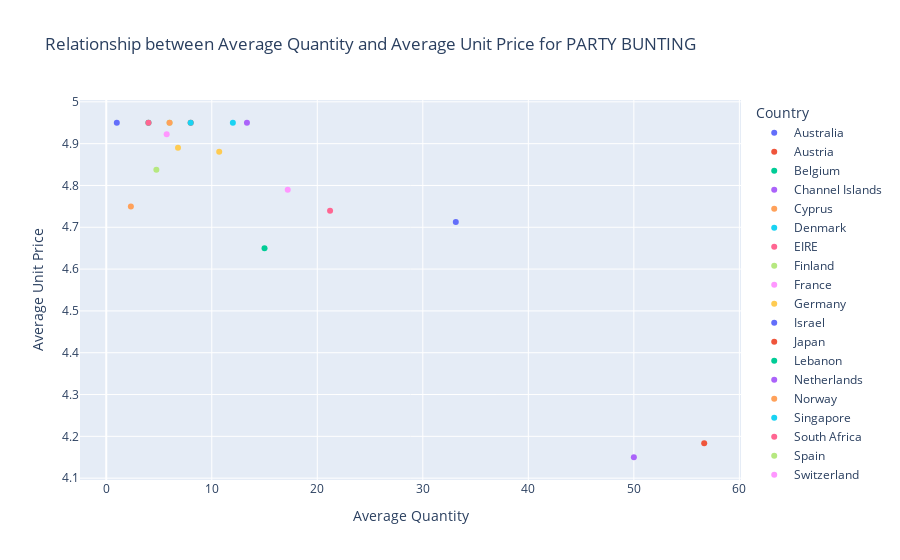

The notebook cell saved with this chart:
### Code cell
# Create the scatter plot with color-coded points by country
fig = px.scatter(df_party, x='Quantity', y='UnitPrice', color='Country',
                 title='Relationship between Average Quantity and Average Unit Price for PARTY BUNTING',
                 labels={'Quantity': 'Average Quantity', 'UnitPrice': 'Average Unit Price'})
fig.show()

### Figure 1 — Plotly figure (JSON) as saved in the notebook; plotly's stock layout.template omitted (floating-point values rounded to 4 significant figures)
{"data": [{"hovertemplate": "Country=Australia<br>Average Quantity=%{x}<br>Average Unit Price=%{y}<extra></extra>", "legendgroup": "Australia", "marker": {"color": "#636efa", "symbol": "circle"}, "mode": "markers", "name": "Australia", "orientation": "v", "showlegend": true, "type": "scatter", "x": [33.12], "xaxis": "x", "y": [4.713], "yaxis": "y"}, {"hovertemplate": "Country=Austria<br>Average Quantity=%{x}<br>Average Unit Price=%{y}<extra></extra>", "legendgroup": "Austria", "marker": {"color": "#EF553B", "symbol": "circle"}, "mode": "markers", "name": "Austria", "orientation": "v", "showlegend": true, "type": "scatter", "x": [8], "xaxis": "x", "y": [4.95], "yaxis": "y"}, {"hovertemplate": "Country=Belgium<br>Average Quantity=%{x}<br>Average Unit Price=%{y}<extra></extra>", "legendgroup": "Belgium", "marker": {"color": "#00cc96", "symbol": "circle"}, "mode": "markers", "name": "Belgium", "orientation": "v", "showlegend": true, "type": "scatter", "x": [4], "xaxis": "x", "y": [4.95], "yaxis": "y"}, {"hovertemplate": "Country=Channel Islands<br>Average Quantity=%{x}<br>Average Unit Price=%{y}<extra></extra>", "legendgroup": "Channel Islands", "marker": {"color": "#ab63fa", "symbol": "circle"}, "mode": "markers", "name": "Channel Islands", "orientation": "v", "showlegend": true, "type": "scatter", "x": [13.33], "xaxis": "x", "y": [4.95], "yaxis": "y"}, {"hovertemplate": "Country=Cyprus<br>Average Quantity=%{x}<br>Average Unit Price=%{y}<extra></extra>", "legendgroup": "Cyprus", "marker": {"color": "#FFA15A", "symbol": "circle"}, "mode": "markers", "name": "Cyprus", "orientation": "v", "showlegend": true, "type": "scatter", "x": [2.333], "xaxis": "x", "y": [4.75], "yaxis": "y"}, {"hovertemplate": "Country=Denmark<br>Average Quantity=%{x}<br>Average Unit Price=%{y}<extra></extra>", "legendgroup": "Denmark", "marker": {"color": "#19d3f3", "symbol": "circle"}, "mode": "markers", "name": "Denmark", "orientation": "v", "showlegend": true, "type": "scatter", "x": [12], "xaxis": "x", "y": [4.95], "yaxis": "y"}, {"hovertemplate": "Country=EIRE<br>Average Quantity=%{x}<br>Average Unit Price=%{y}<extra></extra>", "legendgroup": "EIRE", "marker": {"color": "#FF6692", "symbol": "circle"}, "mode": "markers", "name": "EIRE", "orientation": "v", "showlegend": true, "type": "scatter", "x": [21.21], "xaxis": "x", "y": [4.739], "yaxis": "y"}, {"hovertemplate": "Country=Finland<br>Average Quantity=%{x}<br>Average Unit Price=%{y}<extra></extra>", "legendgroup": "Finland", "marker": {"color": "#B6E880", "symbol": "circle"}, "mode": "markers", "name": "Finland", "orientation": "v", "showlegend": true, "type": "scatter", "x": [6], "xaxis": "x", "y": [4.95], "yaxis": "y"}, {"hovertemplate": "Country=France<br>Average Quantity=%{x}<br>Average Unit Price=%{y}<extra></extra>", "legendgroup": "France", "marker": {"color": "#FF97FF", "symbol": "circle"}, "mode": "markers", "name": "France", "orientation": "v", "showlegend": true, "type": "scatter", "x": [5.727], "xaxis": "x", "y": [4.923], "yaxis": "y"}, {"hovertemplate": "Country=Germany<br>Average Quantity=%{x}<br>Average Unit Price=%{y}<extra></extra>", "legendgroup": "Germany", "marker": {"color": "#FECB52", "symbol": "circle"}, "mode": "markers", "name": "Germany", "orientation": "v", "showlegend": true, "type": "scatter", "x": [6.8], "xaxis": "x", "y": [4.89], "yaxis": "y"}, {"hovertemplate": "Country=Israel<br>Average Quantity=%{x}<br>Average Unit Price=%{y}<extra></extra>", "legendgroup": "Israel", "marker": {"color": "#636efa", "symbol": "circle"}, "mode": "markers", "name": "Israel", "orientation": "v", "showlegend": true, "type": "scatter", "x": [1], "xaxis": "x", "y": [4.95], "yaxis": "y"}, {"hovertemplate": "Country=Japan<br>Average Quantity=%{x}<br>Average Unit Price=%{y}<extra></extra>", "legendgroup": "Japan", "marker": {"color": "#EF553B", "symbol": "circle"}, "mode": "markers", "name": "Japan", "orientation": "v", "showlegend": true, "type": "scatter", "x": [56.67], "xaxis": "x", "y": [4.183], "yaxis": "y"}, {"hovertemplate": "Country=Lebanon<br>Average Quantity=%{x}<br>Average Unit Price=%{y}<extra></extra>", "legendgroup": "Lebanon", "marker": {"color": "#00cc96", "symbol": "circle"}, "mode": "markers", "name": "Lebanon", "orientation": "v", "showlegend": true, "type": "scatter", "x": [15], "xaxis": "x", "y": [4.65], "yaxis": "y"}, {"hovertemplate": "Country=Netherlands<br>Average Quantity=%{x}<br>Average Unit Price=%{y}<extra></extra>", "legendgroup": "Netherlands", "marker": {"color": "#ab63fa", "symbol": "circle"}, "mode": "markers", "name": "Netherlands", "orientation": "v", "showlegend": true, "type": "scatter", "x": [50], "xaxis": "x", "y": [4.15], "yaxis": "y"}, {"hovertemplate": "Country=Norway<br>Average Quantity=%{x}<br>Average Unit Price=%{y}<extra></extra>", "legendgroup": "Norway", "marker": {"color": "#FFA15A", "symbol": "circle"}, "mode": "markers", "name": "Norway", "orientation": "v", "showlegend": true, "type": "scatter", "x": [6], "xaxis": "x", "y": [4.95], "yaxis": "y"}, {"hovertemplate": "Country=Singapore<br>Average Quantity=%{x}<br>Average Unit Price=%{y}<extra></extra>", "legendgroup": "Singapore", "marker": {"color": "#19d3f3", "symbol": "circle"}, "mode": "markers", "name": "Singapore", "orientation": "v", "showlegend": true, "type": "scatter", "x": [8], "xaxis": "x", "y": [4.95], "yaxis": "y"}, {"hovertemplate": "Country=South Africa<br>Average Quantity=%{x}<br>Average Unit Price=%{y}<extra></extra>", "legendgroup": "South Africa", "marker": {"color": "#FF6692", "symbol": "circle"}, "mode": "markers", "name": "South Africa", "orientation": "v", "showlegend": true, "type": "scatter", "x": [4], "xaxis": "x", "y": [4.95], "yaxis": "y"}, {"hovertemplate": "Country=Spain<br>Average Quantity=%{x}<br>Average Unit Price=%{y}<extra></extra>", "legendgroup": "Spain", "marker": {"color": "#B6E880", "symbol": "circle"}, "mode": "markers", "name": "Spain", "orientation": "v", "showlegend": true, "type": "scatter", "x": [4.75], "xaxis": "x", "y": [4.838], "yaxis": "y"}, {"hovertemplate": "Country=Switzerland<br>Average Quantity=%{x}<br>Average Unit Price=%{y}<extra></extra>", "legendgroup": "Switzerland", "marker": {"color": "#FF97FF", "symbol": "circle"}, "mode": "markers", "name": "Switzerland", "orientation": "v", "showlegend": true, "type": "scatter", "x": [17.2], "xaxis": "x", "y": [4.79], "yaxis": "y"}, {"hovertemplate": "Country=United Kingdom<br>Average Quantity=%{x}<br>Average Unit Price=%{y}<extra></extra>", "legendgroup": "United Kingdom", "marker": {"color": "#FECB52", "symbol": "circle"}, "mode": "markers", "name": "United Kingdom", "orientation": "v", "showlegend": true, "type": "scatter", "x": [10.71], "xaxis": "x", "y": [4.881], "yaxis": "y"}], "layout": {"legend": {"title": {"text": "Country"}, "tracegroupgap": 0}, "title": {"text": "Relationship between Average Quantity and Average Unit Price for PARTY BUNTING"}, "xaxis": {"anchor": "y", "domain": [0, 1], "title": {"text": "Average Quantity"}}, "yaxis": {"anchor": "x", "domain": [0, 1], "title": {"text": "Average Unit Price"}}}}
